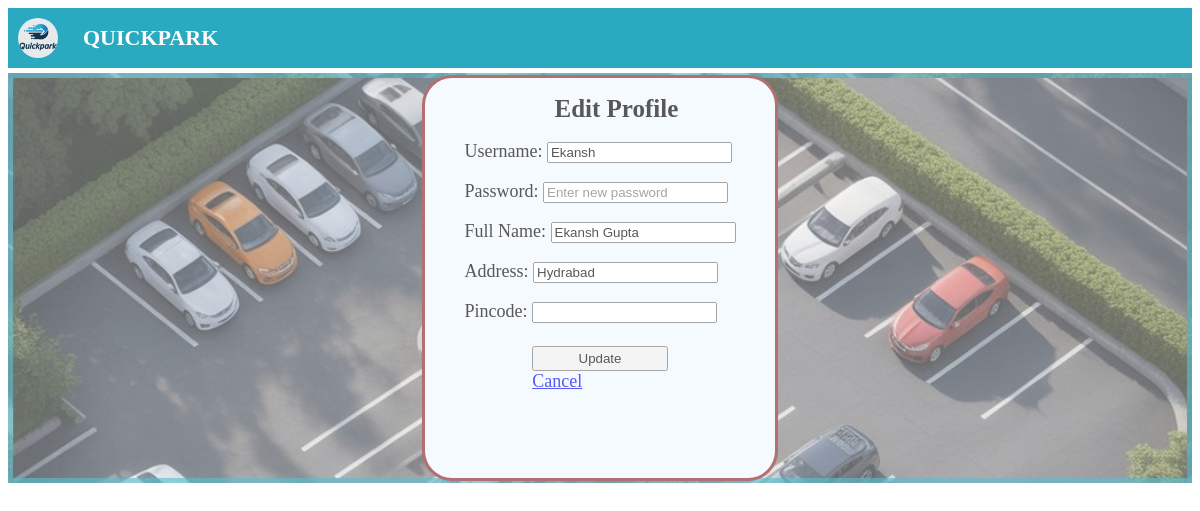
The app's page /edit-profile (signed in) with its own data.
### tables this page shows
CREATE TABLE users (
    id INTEGER PRIMARY KEY AUTOINCREMENT,
    username TEXT UNIQUE NOT NULL,
    password TEXT NOT NULL,
    full_name TEXT NOT NULL,
    address TEXT,
    pin_code TEXT,
    is_admin INTEGER NOT NULL CHECK(is_admin IN (0, 1))
);

### application.py (the view, shortened to what this page needs)
@app.route('/edit-profile', methods=['GET', 'POST'])
def edit_profile():
    if 'user_id' not in session:
        return redirect(url_for('login'))
    db = get_db()
    user_id = session['user_id']
    user = db.execute("SELECT * FROM users WHERE id = ?", (user_id,)).fetchone()
    return render_template('edit-profile.html', user=user)

### application.py (called while the page is built)
def get_db():
    if 'db' not in g:
        g.db = sqlite3.connect(DATABASE)
        g.db.row_factory = sqlite3.Row
    return g.db

### templates/edit-profile.html (shortened to what this page needs)
<!DOCTYPE html>
<html>
<head>
    <link rel="stylesheet" href="{{ url_for('static', filename='style/styles-home.css') }}">
    <link rel="stylesheet" href="{{ url_for('static', filename='style/style-signup.css') }}">
</head>
<body>
    <div class="header">
        <div class="logo">
            <img class="logo-img" src="{{ url_for('static', filename='style/images/LOGO.png') }}">
        </div>
        <div class="name">QUICKPARK</div>
    </div>
    <div class="container1">
        <div class="box">
            <div class="login-box">
                <form action="{{ url_for('edit_profile') }}" method="POST">
                    <h1 class="lgheader">Edit Profile</h1>
                    <p>Username:
                    <input name="username" type="text" value="{{ user.username }}" required></p>
                    <p>Password:
                    <input name="password" type="password" placeholder="Enter new password" required></p>
                    <p>Full Name:
                    <input name="full_name" type="text" value="{{ user.full_name }}" required></p>
                    <p>Address:
                    <input name="address" type="text" value="{{ user.address }}" required></p>
                    <p>Pincode:
                    <input name="pin_code" type="text" value="{{ user.pincode }}" required></p>
                    <div class="sub-btn">
                        <button type="submit" class="btn">Update</button>
                        <a href="{{ url_for('user_home' if not user.is_admin else 'admin_home') }}" class="btn">Cancel</a>
                    </div>
                </form>
            </div>
        </div>
    </div>
</body>
</html>

### static/style/styles-home.css (style rules this page uses)
.header { display: grid; background: rgba(4, 156, 183, 0.85); height: 60px; align-items: center; grid-template-columns: 50px 1fr 60px 80px; padding: 0 10px; }
.logo { display: flex; align-items: center; justify-content: center; height: 40px; width: 40px; }
.logo-img { width: 100%; height: auto; border-radius: 50%; }
.name { font-size: 22px; font-weight: bold; color: white; margin-left: 15px; align-self: center; }

### static/style/style-signup.css (style rules this page uses)
.container1 { display:flex; font-size: large; justify-content: center; align-items: center; grid-template-columns: 1fr; height:400px; margin-top:5px; background-image: url(images/PARKING_HOME.png); background-size:cover; border:5px solid rgba(4, 156, 183, 0.632); opacity: 0.65; }
.box { height :400px; background-color: aliceblue; width:350px; border:3px solid rgba(119, 1, 1, 0.851); border-radius: 30px; display:flex; justify-content: center; }
.lgheader { margin-left: 90px; font-size: 25px; }
.btn { margin-left: 25%; margin-top: 5px; width:50%; height: 25px; }

### records on screen
users: username "Ekansh", full_name "Ekansh Gupta", address "Hydrabad"
